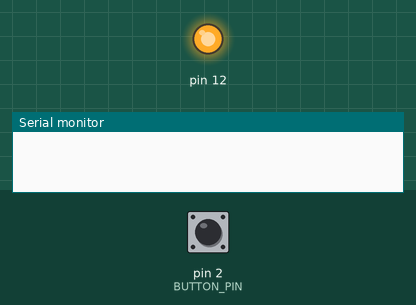
This sketch was run on a simulated Arduino Uno, built with avr-gcc and run on an emulated ATmega328P. Shown: output pins drawn as LEDs (lit = HIGH), the last lines printed to the serial monitor. Inputs (shaded band) come from the test bench; at power-on: pin 2 (BUTTON_PIN) HIGH. Sleep ends after the set time or at an interrupt; no radio packets arrive unless stated.

Above: at 0.1 s.
At 1.5 s:
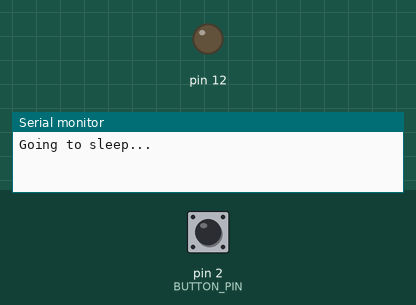
1.6 s: pin 2 (BUTTON_PIN) pulled LOW for 0.15 s
Timing chart, 0 to 4.6 s (numbered marks = the images above; inputs shaded):
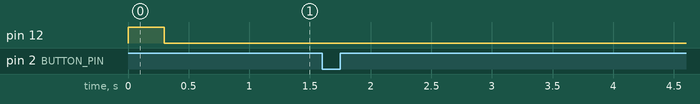

The sketch:

wireless_button_transmit.ino
```cpp
#include <RH_ASK.h>
#include <SPI.h>  // Not actually used but needed to compile
#include <avr/sleep.h>
#include <avr/wdt.h>

RH_ASK driver;
#define BUTTON_PIN 2  // Must be an interrupt-capable pin (D2 on Uno/Nano)

void wakeUp() {
    // Empty function - needed for interrupt
}

void setup() {
    Serial.begin(9600);
    pinMode(BUTTON_PIN, INPUT_PULLUP);  // Enable internal pull-up resistor
    pinMode(12, OUTPUT);

    digitalWrite(12, HIGH);
    delay(300);
    digitalWrite(12, LOW);

    if (!driver.init()) {
        Serial.println("RF Module Init Failed!");
    }

    // Attach interrupt to wake Arduino on button press (falling edge)
    attachInterrupt(digitalPinToInterrupt(BUTTON_PIN), wakeUp, FALLING);
}

void loop() {
    Serial.println("Going to sleep...");
    delay(100); // Allow time for Serial output

    // Enable sleep mode
    set_sleep_mode(SLEEP_MODE_PWR_DOWN);
    sleep_enable();
    sleep_mode();  // Sleep until the button press wakes it up

    // Code resumes here after wake-up
    Serial.println("Button Pressed! Transmitting...");

    const char *msg = "Hi";
    driver.send((uint8_t *)msg, strlen(msg));
    driver.waitPacketSent();
}
```
